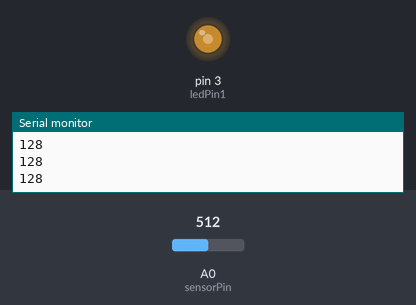
The sketch below on a simulated Arduino Uno, built with avr-gcc and run on an emulated ATmega328P. Parts: output pins drawn as LEDs (lit = HIGH), the last lines printed to the serial monitor. The test bench sets the inputs (shaded band); at power-on: A0 (sensorPin) = 512.

Above: at 1.2 s.
1.3 s: A0 (sensorPin) set to 716
At 2.4 s:
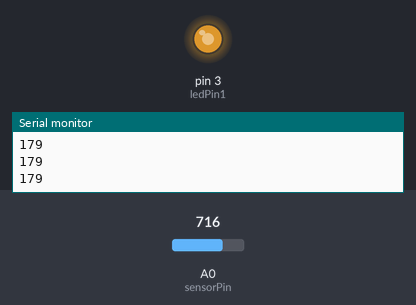
2.8 s: A0 (sensorPin) set to 900
At 3.6 s:
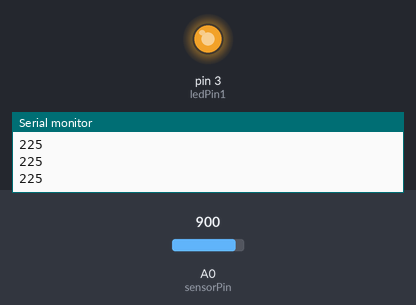
4.3 s: A0 (sensorPin) set to 122
At 4.7 s:
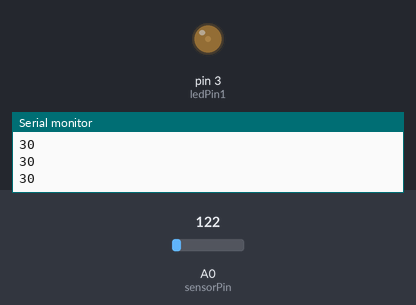
5.8 s: A0 (sensorPin) set to 0
At 7.0 s:
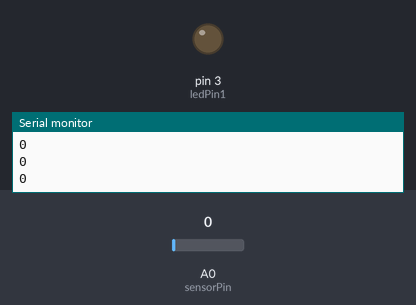
Timing chart, 0 to 8.3 s (numbered marks = the images above; inputs shaded):
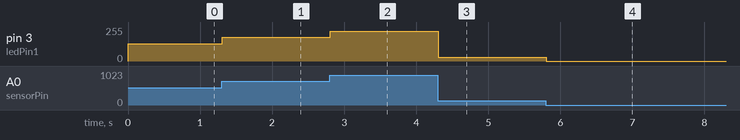

The sketch:

oef3.ino
```cpp
int sensorPin = A0;   // select the input pin for the potentiometer

int ledPin1 = 3;

int sensorValue = 0;  // variable to store the value coming from the sensor


void setup() {
  // put your setup code here, to run once:

  Serial.begin(9600);


  pinMode(ledPin1, OUTPUT);


  pinMode(sensorPin, INPUT);

}

void loop() {


  sensorValue = analogRead(sensorPin)/4;
  Serial.println(sensorValue);
  analogWrite(ledPin1, sensorValue);

}
```

Measured:
- after the input at 1.3 s, pin 3 (ledPin1): 128/255 → 179/255 at once
- after the input at 2.8 s, pin 3 (ledPin1): 179/255 → 225/255 at once
- after the input at 4.3 s, pin 3 (ledPin1): 225/255 → 30/255 at once
- after the input at 5.8 s, pin 3 (ledPin1): 30/255 → 0/255 at once
